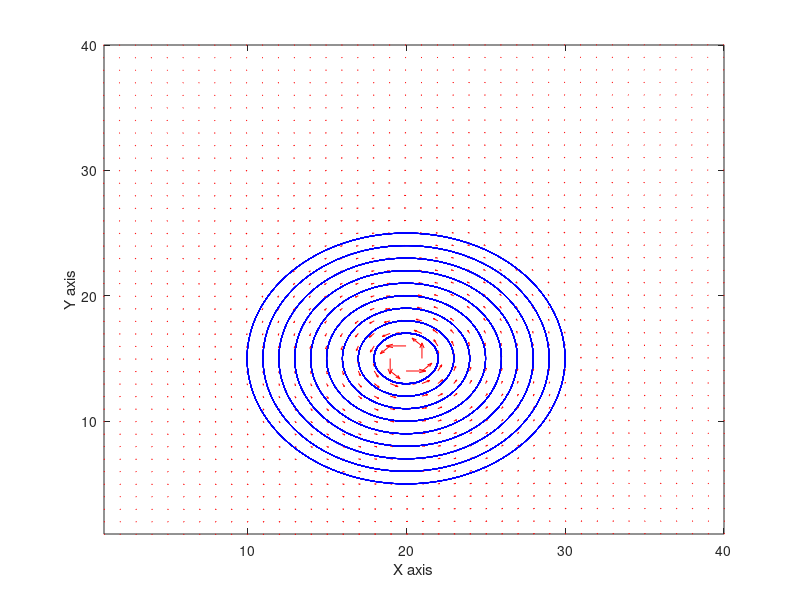

Reproduce this figure in MATLAB.
% Field size
nx = 40;
ny = 40;
xx = linspace(1,nx,nx);
yy = linspace(1,ny,ny);
[XX, YY] = meshgrid(xx, yy);


% vortex parameters
k1=1;
x_fv = 20;
y_fv = 15;

Vx = zeros(nx, ny);
Vy = zeros(nx, ny);

for x = 1:1:nx
  for y = 1:1:ny
    r = sqrt((x-x_fv)^2 + (y-y_fv)^2);
    Vx(y, x) = -k1*(y-y_fv)/(r^2);
    Vy(y, x) = k1*(x-x_fv)/(r^2);
  endfor
end

figure(1, 'position',[1000,500,1000,1000]);
quiver(Vx, Vy, 'r');
% plot streamlines
for i= x_fv:-1:10
  streamline(XX, YY, Vx, Vy, i, y_fv);
endfor
xlim([min(xx) max(xx)]);
ylim([min(yy) max(yy)]);
xlabel('X axis');
ylabel('Y axis');
